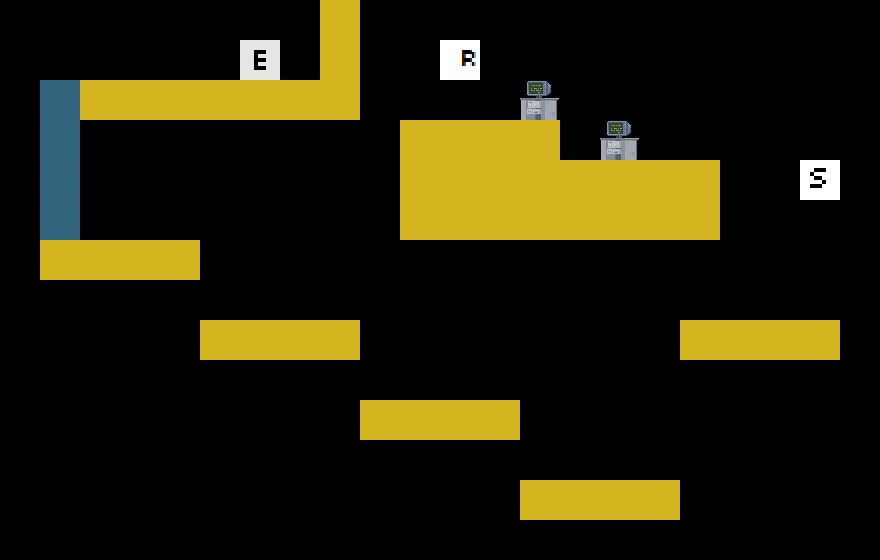

Tiled map render using the project's own tile images. Description and the map definition, with tile-layer contents summarised, below:
An orthogonal 22x14 tile map with 40x40 px tiles, 2 tile layers (art, data).

<map version="1.0" orientation="orthogonal" width="22" height="14" tilewidth="40" tileheight="40">
 <tileset firstgid="1" name="tileset" tilewidth="40" tileheight="40">
  <image source="../tileset.png" width="200" height="200" />
 </tileset>
 <layer name="art" width="22" height="14" opacity="0.9">
  <data>[308 cells, 56 non-empty, 4 distinct tile ids]</data>
 </layer>
 <layer name="data" width="22" height="14">
  <data>[308 cells, 2 non-empty, 2 distinct tile ids]</data>
 </layer>
</map>
